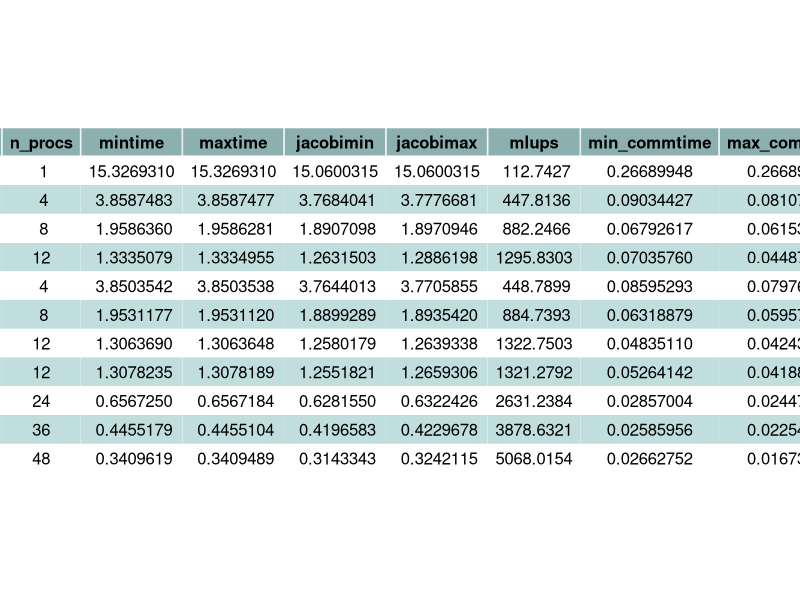
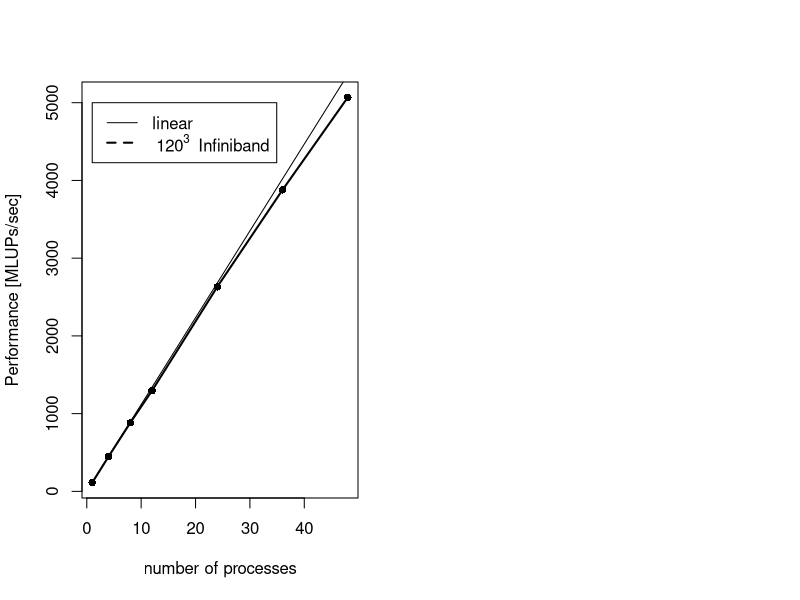
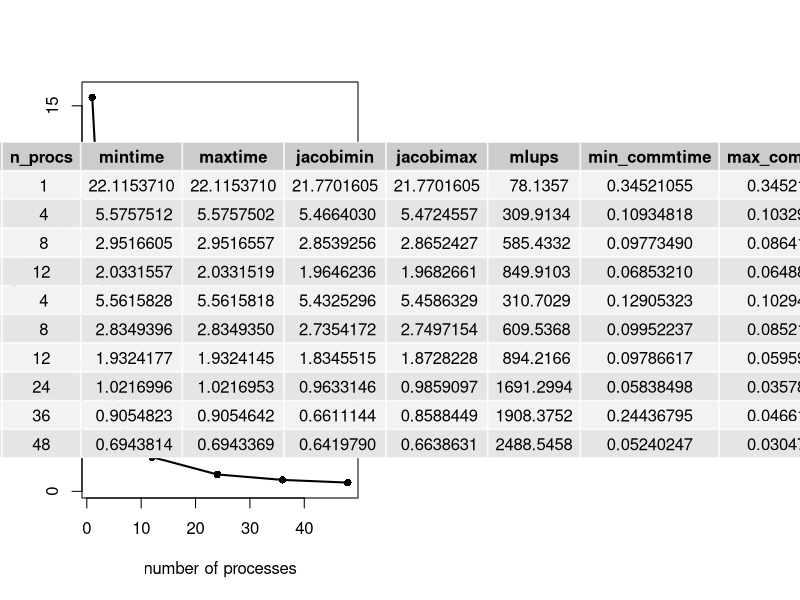
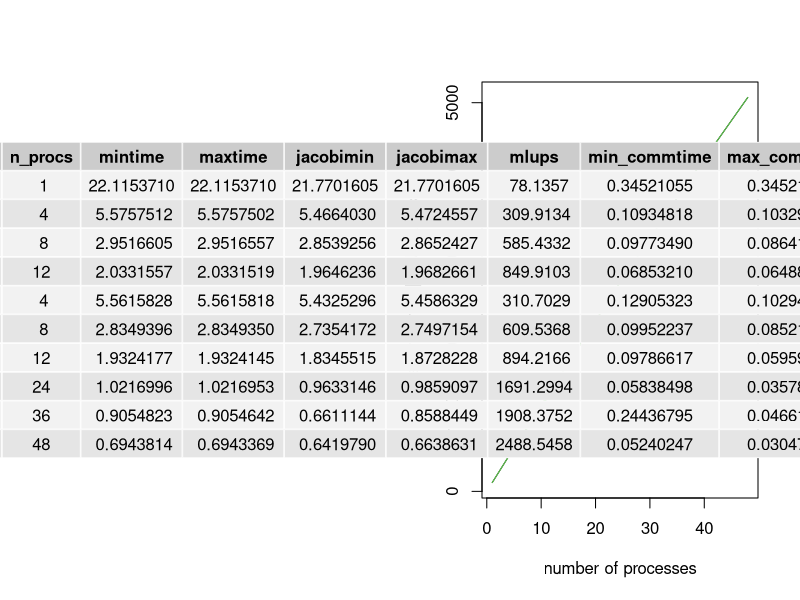
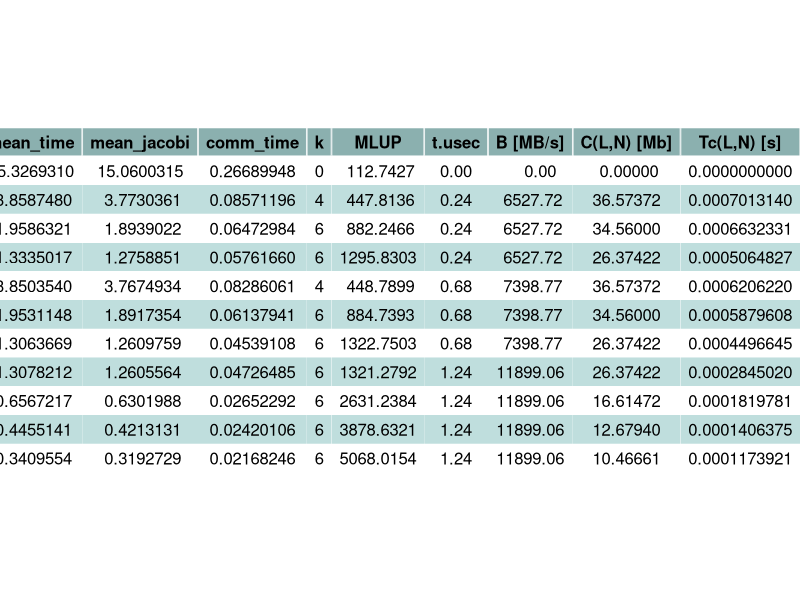

R code for these plots, in order: (Note: this script raises an error after producing the figures.)
# read csv assignment 1, section 3
library(ggplot2)
library(gridExtra)
library(grid)


setwd("~/DSSC/hpc_assignment1/section3")

color_df <- data.frame(color = c("#ffffff", "#bfdedd"), stringsAsFactors = FALSE)
my_table_theme <- ttheme_default(core=list(bg_params = list(fill = color_df$color[1:2], col=NA)), colhead =list(bg_params=list(fill ="#8bb0af")))

#read csv about results obtained on cpu nodes
jacobi <- data.frame(read.csv("results_cpu.csv"))
jacobi$min_commtime <- jacobi$mintime - jacobi$jacobimin
jacobi$max_commtime <- jacobi$maxtime - jacobi$jacobimax

grid.table(jacobi, rows=NULL, theme = my_table_theme)
grid.newpage()

#simple plot for scalability wtr to the number of processor
par(mfrow=c(1,2))
plot( jacobi$n_procs[c(1:4,9,10,11)], jacobi$mlups[c(1:4,9,10,11)], xlab="number of processes", ylab="Performance [MLUPs/sec]", type='l',lwd=2)
points(jacobi$n_procs[c(1:4,9,10,11)], jacobi$mlups[c(1:4,9,10,11)],pch=16)
slope = (jacobi$mlups[2] - jacobi$mlups[1])/(jacobi$n_procs[2] - jacobi$n_procs[1])
curve(slope*x, add=T)
legend(1, 5000, legend=c("linear", expression(~ 120^3~ " Infiniband")), lty=c(1,2), lwd=c(1,2))

par(mfrow=c(1,2))
plot( jacobi$n_procs[c(1:4,9,10,11)], jacobi$maxtime[c(1:4,9,10,11)], xlab="number of processes", ylab="Time taken [sec]", type='l',lwd=2)
points(jacobi$n_procs[c(1:4,9,10,11)], jacobi$maxtime[c(1:4,9,10,11)],pch=16)
slope = (jacobi$mlups[2] - jacobi$mlups[1])/(jacobi$n_procs[2] - jacobi$n_procs[1])
curve(slope*x, add=T)
legend(1, 5000, legend=c("linear", expression(~ 120^3~ " Infiniband")), lty=c(1,2), lwd=c(1,2))

#read csv about results obtained on gpu nodes
jacobi_gpu <- data.frame(read.csv("results_gpu.csv"))
jacobi_gpu$min_commtime <- jacobi_gpu$mintime - jacobi_gpu$jacobimin
jacobi_gpu$max_commtime <- jacobi_gpu$maxtime - jacobi_gpu$jacobimax

grid.table(jacobi_gpu, rows=NULL)
grid.newpage()

#build table for cpu nodes
jacobi_res <- jacobi[,1:2]
jacobi_res$mean_time <- (jacobi$mintime +jacobi$maxtime)/2
jacobi_res$mean_jacobi <- (jacobi$jacobimin +jacobi$jacobimax)/2
jacobi_res$comm_time <- (jacobi_res$mean_time - jacobi_res$mean_jacobi)
jacobi_res$k <- c(0,4,6,6,4,6,6,6,6,6,6)
jacobi_res$MLUP <- jacobi[,7]
jacobi_res$t.usec <- c(0,0.24,0.24,0.24,0.68,0.68,0.68,1.24,1.24,1.24,1.24)
jacobi_res$'B [MB/s]' <- c(0,6527.72,6527.72,6527.72,7398.77,7398.77,7398.77,11899.06,11899.06,11899.06,11899.06)

subdomain <- 1200/jacobi_res$n_procs^(1/3)
jacobi_res$'C(L,N) [Mb]' <- c(0,subdomain[-1]^2*jacobi_res$k[-1]*16*10^(-6))
jacobi_res$'Tc(L,N) [s]' <- c(0,jacobi_res$'C(L,N) [Mb]'[-1]/(jacobi_res$'B [MB/s]'[-1] * 8) + jacobi_res$k[-1]*jacobi_res$t.usec[-1]*10^(-6))
jacobi_res$'P(L,N) [MLUP/sec]' <- 1200^3/((jacobi_res$mean_jacobi + jacobi_res$comm_time)*1000000)

png("jacobi_res.png", width=1000,height=480,bg = "white")
grid.table(jacobi_res, rows=NULL, theme = my_table_theme)
dev.off()

plot(jacobi_res$n_procs, jacobi_res$MLUP, xlab="number of processes", ylab="Performance [MLUPs/sec]", type='l')
lines(jacobi_res$n_procs, jacobi_res$'P(L,N) [MLUP/sec]', xlab="number of processes", ylab="Performance [MLUPs/sec]", type='l', col=3)


#gpu
jacobi_gpu <- data.frame(read.csv("results_gpu.csv"))
jacobi_gpu$min_commtime <- jacobi_gpu$mintime - jacobi_gpu$jacobimin
jacobi_gpu$max_commtime <- jacobi_gpu$maxtime - jacobi_gpu$jacobimax

grid.table(jacobi_gpu, rows=NULL)

#build table for gpu nodes
jacobi_gpu_res <- jacobi_gpu[,1:2]
jacobi_gpu_res$mean_time <- (jacobi_gpu$mintime +jacobi_gpu$maxtime)/2
jacobi_gpu_res$mean_jacobi <- (jacobi_gpu$jacobimin +jacobi_gpu$jacobimax)/2
jacobi_gpu_res$comm_time <- (jacobi_gpu_res$mean_time - jacobi_gpu_res$mean_jacobi)
jacobi_gpu_res$k <- c(0,4,6,6,4,6,6,6,6,6)
jacobi_gpu_res$MLUP <- jacobi_gpu[,7]
jacobi_gpu_res$t.usec <- c(0,0.24,0.24,0.24,0.68,0.68,0.68,1.24,1.24,1.24)
jacobi_gpu_res$'B [MB/s]' <- c(0,6527.72,6527.72,6527.72,7398.77,7398.77,7398.77,7398.77,7398.77,7398.77)

subdomain <- 1200/jacobi_gpu_res$n_procs^(1/3)
jacobi_gpu_res$'C(L,N) [Mb]' <- c(0,subdomain[-1]^2*jacobi_gpu_res$k[-1]*16/1000000)
jacobi_gpu_res$'Tc(L,N) [s]' <- c(0,jacobi_res$'C(L,N) [Mb]'[-1]/(jacobi_res$'B [MB/s]'[-1] * 8) + jacobi_gpu_res$k[-1]*jacobi_gpu_res$t.usec[-1]*10^(-6))
jacobi_gpu_res$'P(L,N) [MLUP/sec]' <- 1200^3/((jacobi_gpu_res$mean_jacobi + jacobi_gpu_res$comm_time)*1000000)

png("jacobi_gpu_res.png", width=1000,height=480,bg = "white")
grid.table(jacobi_gpu_res, rows=NULL, theme = my_table_theme)
dev.off()
